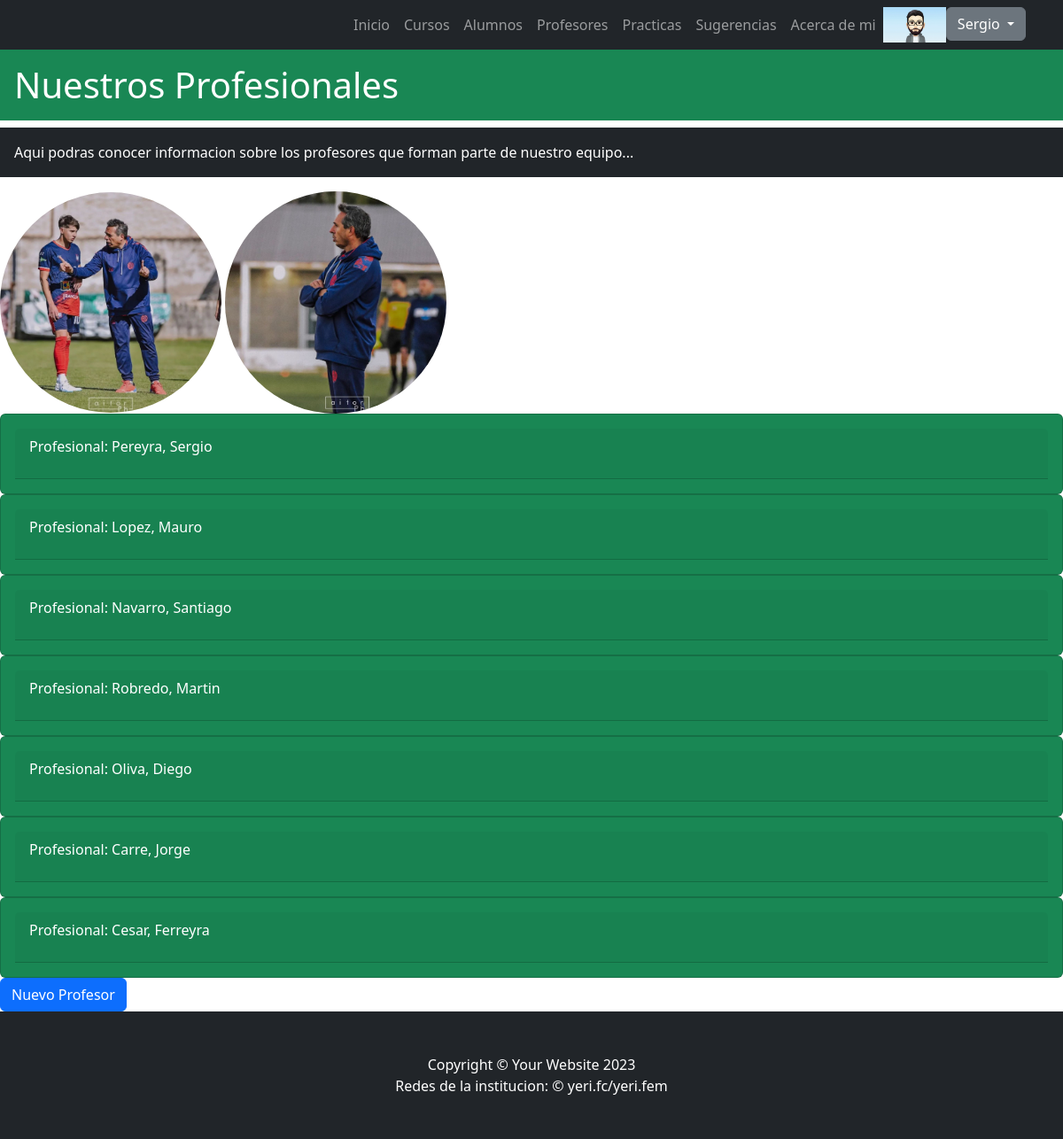
Page /profesor/listar (signed in) on the committed database.
### users/models.py (models this page shows, shortened)
class Avatar(models.Model):
    user = models.OneToOneField(User, on_delete=models.CASCADE, blank=True, null=True)
    imagen = models.ImageField(upload_to="avatares", blank=True, null=True)

### Appyeri/models.py (models this page shows)
class Profesor(models.Model):
    nombre = models.CharField(max_length=40)
    apellido = models.CharField(max_length=20)
    email = models.EmailField(max_length=40)

### Appyeri/views.py (the view)
# urls.py: path('profesor/listar', views.ProfesorListView.as_view(), name='ListarProfesores'),
class ProfesorListView(LoginRequiredMixin, ListView):
    model = Profesor
    context_object_name= "Profesores"
    template_name= "Appyeri/lista_profesores.html"

### Appyeri/templates/appyeri/lista_profesores.html (shortened to what this page needs)
{% extends 'Appyeri/base.html' %}
{% load static %}
{% block lista_profesores %}
    <h1 class="text-bg-success p-3">Nuestros Profesionales</h1>
    <p class="text-bg-dark p-3" class="mb-0">Aqui podras conocer informacion sobre los profesores que forman parte de nuestro equipo...</p>
    <img class="img-fluid rounded-circle" src="{% static 'appyeri/assets/img/07.jpeg'%}" width=250 alt="..." />
    <img class="img-fluid rounded-circle" src="{% static 'appyeri/assets/img/06.jpeg'%}" width=250 alt="..." />
    {% for profesor in Profesores %}
    <table>
    <div class="card text-bg-success p-3" style="max max-width: 50rem;" >
        <div class="card-header" >
    <p>Profesional: {{profesor.apellido}}, {{profesor.nombre}}
    <table>
    {% endfor %}
        </div>
    </div>
    {% if request.user.is_staff%}
    <a class="btn btn-primary" href="{% url 'AgregarProfesor'%}">Nuevo Profesor</a>
    {% endif %}
{% endblock lista_profesores %}

### Appyeri/templates/appyeri/base.html (shortened to what this page needs)
<!DOCTYPE html>
{% load static %}
<html lang="en">
    <head>
        <link href="{% static 'appyeri/css/styles.css' %}" rel="stylesheet" />
    </head>
    <body>
        <nav class="navbar navbar-expand-lg navbar-dark bg-dark">
            <div class="container">
                <div class="collapse navbar-collapse" id="navbarSupportedContent">
                    <ul class="navbar-nav ms-auto mb-2 mb-lg-0">
                        <li class="nav-item"><a class="nav-link" href="{% url 'Inicio'%}">Inicio</a></li>
                        <li class="nav-item"><a class="nav-link" href="{% url 'ListarCursos'%}">Cursos</a></li>
                        <li class="nav-item"><a class="nav-link" href="{% url 'ListarAlumnos'%}">Alumnos</a></li>
                        <li class="nav-item"><a class="nav-link" href="{% url 'ListarProfesores'%}">Profesores</a></li>
                        <li class="nav-item"><a class="nav-link" href="{% url 'Practicas'%}">Practicas</a></li>
                        <li class="nav-item"><a class="nav-link" href="{% url 'Sugerencias' %}">Sugerencias</a></li>
                        <li class="nav-item"><a class="nav-link" href="{% url 'About' %}">Acerca de mi</a></li>
                            {% if request.user.is_authenticated %}
                            <img src="{{request.user.avatar.imagen.url}}" alt="" height="40px">
                    <div class="dropdown">
                        <button class="btn btn-secondary dropdown-toggle" type="button" id="dropdownMenuButton1" data-bs-toggle="dropdown" aria-expanded="false">
                            {{ request.user.username }}
                        </button>
                    </div>
                {% endif %}
                          </div>
                </div>
        </nav>
        {% block lista_profesores %}
        {% endblock lista_profesores %}
        <footer class="py-5 bg-dark">
            <div class="container"><p class="m-0 text-center text-white">Copyright &copy; Your Website 2023</p></div>
            <div class="container"><p class="m-0 text-center text-white">Redes de la institucion: &copy; yeri.fc/yeri.fem</p></div>
        </footer>
    </body>
</html>

### rows in the picture
Profesor: apellido "Pereyra", nombre "Sergio"
Profesor: apellido "Lopez", nombre "Mauro"
Profesor: apellido "Navarro", nombre "Santiago"
Profesor: apellido "Robredo", nombre "Martin"
Profesor: apellido "Oliva", nombre "Diego"
Profesor: apellido "Carre", nombre "Jorge"
Profesor: apellido "Cesar", nombre "Ferreyra"

### other values in the picture
{{ request.user.username }} "Sergio"
